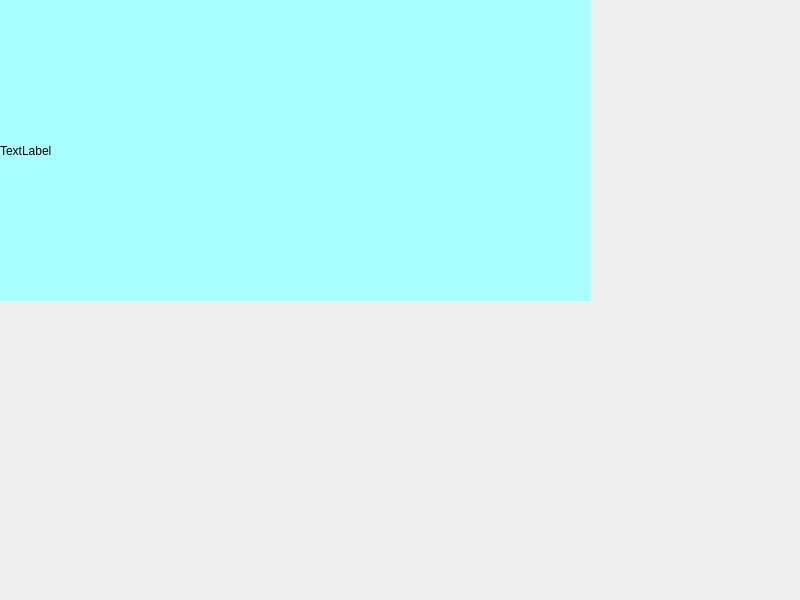
<?xml version="1.0" encoding="UTF-8"?>
<ui version="4.0">
 <class>MainWindow</class>
 <widget class="QMainWindow" name="MainWindow">
  <property name="geometry">
   <rect>
    <x>0</x>
    <y>0</y>
    <width>800</width>
    <height>600</height>
   </rect>
  </property>
  <property name="windowTitle">
   <string>MainWindow</string>
  </property>
  <widget class="QWidget" name="centralwidget">
   <widget class="QLabel" name="label">
    <property name="geometry">
     <rect>
      <x>0</x>
      <y>0</y>
      <width>591</width>
      <height>301</height>
     </rect>
    </property>
    <property name="styleSheet">
     <string notr="true">background-color: rgb(145, 255, 111);</string>
    </property>
    <property name="text">
     <string>TextLabel</string>
    </property>
    <property name="alignment">
     <set>Qt::AlignCenter</set>
    </property>
   </widget>
   <widget class="QLabel" name="label_2">
    <property name="geometry">
     <rect>
      <x>0</x>
      <y>0</y>
      <width>591</width>
      <height>301</height>
     </rect>
    </property>
    <property name="styleSheet">
     <string notr="true">background-color: rgb(170, 255, 255);</string>
    </property>
    <property name="text">
     <string>TextLabel</string>
    </property>
    <property name="alignment">
     <set>Qt::AlignLeading|Qt::AlignLeft|Qt::AlignVCenter</set>
    </property>
   </widget>
  </widget>
 </widget>
 <resources/>
 <connections/>
</ui>
